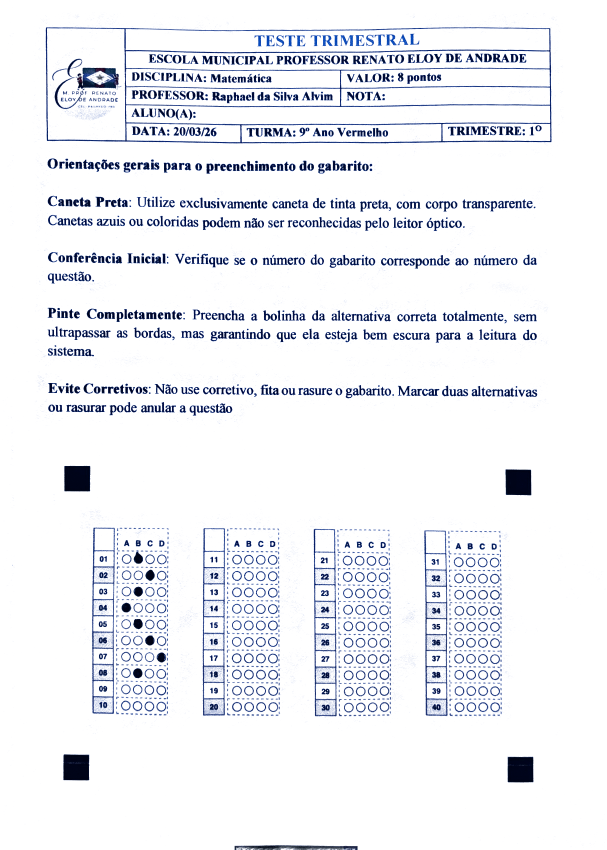
#> input picture 7Verde_Raphael.png, 1821 x 2548 px, given as the content of the folder imagens, which was not available (shown at 1/3 size)
$ python run_batch.py
#> lines starting #> are read from the running program, lines starting #| are printed output that depends on the picture; after the words box and inside, x2 and y2 are one past the last pixel; in counts of white or black regions, pixels touching at a corner belong together; pictures that were not available may be replaced by others from this repository, and a replacement may not be noted
#> in corrigir_prova, image is the input picture: shape (2548, 1821, 3); mean B, G, R 243.9, 239.5, 237.9
### omr_engine.py
# omr_engine.py
# Motor OMR para prova objetiva (A-D) com layout: 4 colunas x 10 linhas (40 posições), usando até 40 questões.
#
# Requisitos:
#   pip install opencv-python numpy scikit-learn pandas openpyxl
#
# Uso:
#   from omr_engine import corrigir_prova, OMRConfig
#   resultado = corrigir_prova("imagens/7Branco_Aline.png", gabarito)
#   print(resultado)

from __future__ import annotations

import os
from dataclasses import dataclass
from typing import Dict, List, Optional, Tuple

import cv2
import numpy as np
from sklearn.cluster import KMeans

import warnings
from sklearn.exceptions import ConvergenceWarning
warnings.filterwarnings("ignore", category=ConvergenceWarning)

Answer = Optional[str]  # "A"/"B"/"C"/"D" ou None
AnswersList = List[Tuple[int, Answer]]


@dataclass
class OMRConfig:
    # --- pré-processamento ---
    background_blur_ksize: int = 101  # ímpar
    use_otsu: bool = True

    # --- ROI (marcadores quadrados) ---
    marker_min_area: int = 200
    marker_ar_min: float = 0.80
    marker_ar_max: float = 1.20
    marker_min_side: int = 10
    roi_pad: int = 20
    prefer_bottom_fraction_y: float = 0.35

    # --- detecção de bolhas (CANNY na ROI) ---
    canny_blur_ksize: int = 7
    canny_t1: int = 50
    canny_t2: int = 150
    edges_dilate_ksize: int = 3
    edges_dilate_iter: int = 1
    roi_scale_factor: float = 1.0

    # filtros por círculo mínimo
    min_edge_contour_area: int = 25
    min_r: float = 8.0
    max_r: float = 25.0
    circ_min_edge: float = 0.10
    r_hist_bins: int = 40
    r_tol_rel: float = 0.25

    # --- preenchimento ---
    close_ksize: int = 5
    fill_radius_factor: float = 0.70
    otsu_min_thr: float = 0.20

    # --- layout ---
    n_cols: int = 4
    n_rows_per_col: int = 10
    n_alts: int = 4
    n_questions_used: int = 40

    # --- KMeans ---
    kmeans_n_init: int = 10

    # --- decisão ---
    thr_abs_floor: float = 0.18

    # --- modelo ---
    modelo: str = "normal"  # "normal" ou "compacto"


def parse_turma_nome(image_path: str) -> Tuple[str, str]:
    base = os.path.splitext(os.path.basename(image_path))[0]
    if "_" in base:
        turma, nome = base.split("_", 1)
        return turma, nome
    return "SEM_TURMA", base


def preprocess(image: np.ndarray, cfg: OMRConfig) -> Tuple[np.ndarray, np.ndarray, np.ndarray]:
    """
    Retorna:
      gray, thresh_raw (invertido), thresh_fill (close para medir preenchimento)
    """
    gray = cv2.cvtColor(image, cv2.COLOR_BGR2GRAY)
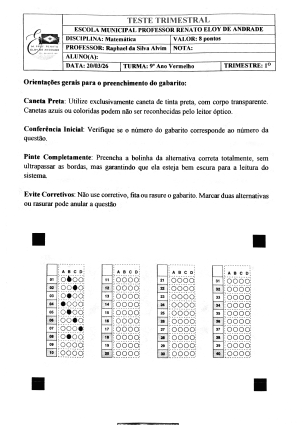
#> gray: shape (2548, 1821) (shown at 1/6 size); min 4, max 255, mean 239.5

    k = cfg.background_blur_ksize
    if k % 2 == 0:
        k += 1

    background = cv2.GaussianBlur(gray, (k, k), 0)
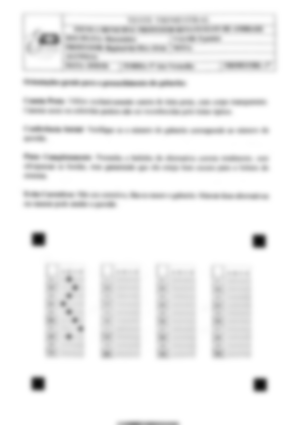
#> background: shape (2548, 1821) (shown at 1/6 size); min 11, max 255, mean 239.5
    normalized = cv2.divide(gray, background, scale=255)

    if cfg.use_otsu:
        _, thresh_raw = cv2.threshold(
            normalized, 0, 255, cv2.THRESH_BINARY_INV + cv2.THRESH_OTSU
        )
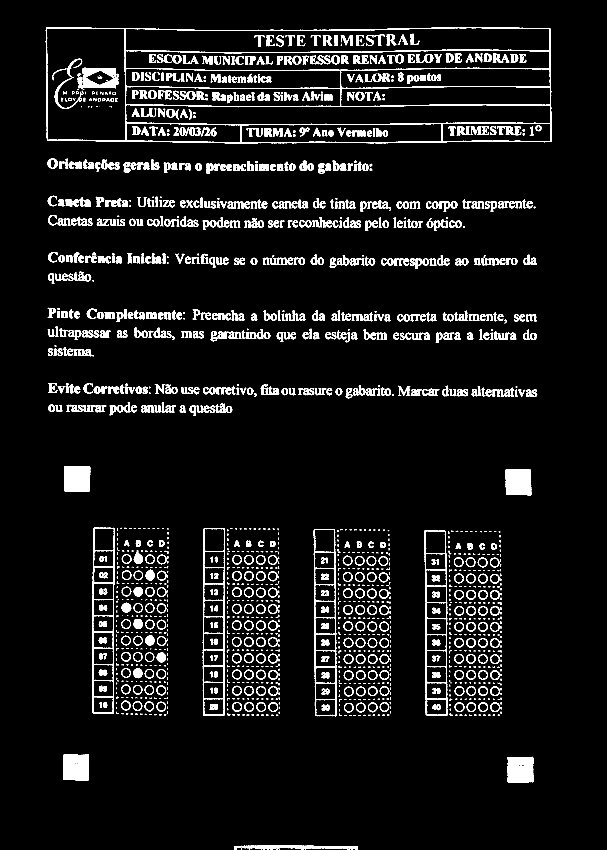
#> thresh_raw: shape (2548, 1821) (shown at 1/3 size); 6.4% white; 1803 white regions (802 under 20 px), largest, box (x1, y1, x2, y2) and area: (137, 82, 1654, 430) 28995, (193, 1398, 271, 1474) 5845, (1517, 1408, 1594, 1486) 5767
    else:
        _, thresh_raw = cv2.threshold(normalized, 150, 255, cv2.THRESH_BINARY_INV)

    kc = cfg.close_ksize
    if kc % 2 == 0:
        kc += 1
    k_close = cv2.getStructuringElement(cv2.MORPH_ELLIPSE, (kc, kc))
    thresh_fill = cv2.morphologyEx(thresh_raw, cv2.MORPH_CLOSE, k_close)
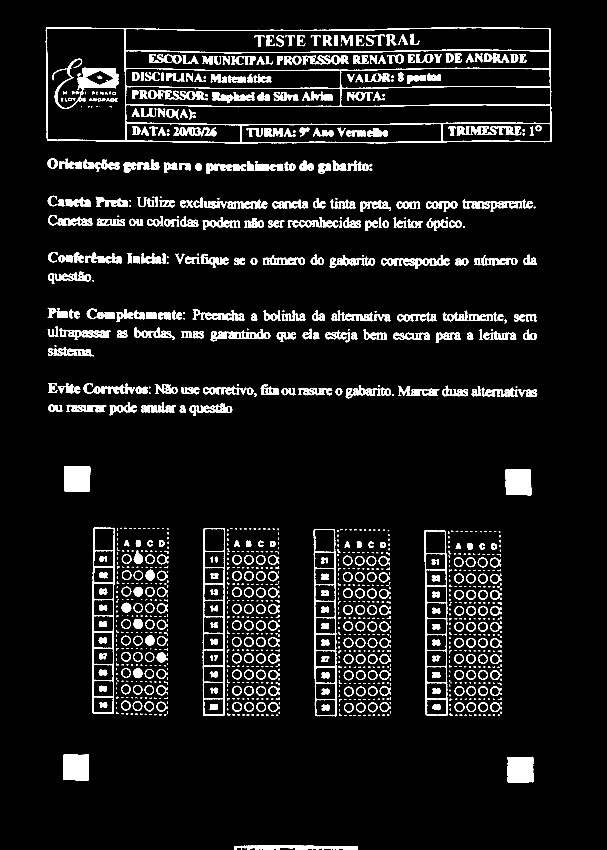
#> thresh_fill: shape (2548, 1821) (shown at 1/3 size); 7% white; 1312 white regions (697 under 20 px)

    return gray, thresh_raw, thresh_fill


def find_roi_by_markers(
    thresh_raw: np.ndarray, orig: np.ndarray, cfg: OMRConfig
) -> Tuple[np.ndarray, np.ndarray, Tuple[int, int, int, int]]:
    """
    Acha 4 marcadores quadrados e recorta ROI.
    Retorna: orig_roi, thresh_raw_roi, (x1,y1,x2,y2)
    """
    cnts, _ = cv2.findContours(thresh_raw.copy(), cv2.RETR_EXTERNAL, cv2.CHAIN_APPROX_SIMPLE)
#> cnts = 1491 contours, 842 with area under 20; largest, box (x1, y1, x2, y2) and area: (137, 82, 1654, 430) 514071, (608, 1584, 675, 2147) 35465, (941, 1587, 1010, 2149) 35414, (1273, 1591, 1343, 2148) 35242, (276, 1583, 345, 2141) 35136

    H, W = thresh_raw.shape[:2]
    cands = []

    for c in cnts:
        area = cv2.contourArea(c)
        if area < cfg.marker_min_area:
            continue

        x, y, w, h = cv2.boundingRect(c)
        ar = w / float(h)

        if not (cfg.marker_ar_min <= ar <= cfg.marker_ar_max):
            continue
        if w < cfg.marker_min_side or h < cfg.marker_min_side:
            continue

        cands.append((area, x, y, w, h))
#> this loop made 1491 passes
#> (area, x, y, w, h, ar) on passes 8 to 10: (2451.5, 704, 2536, 369, 12, 30.75), (5648.5, 1523, 2270, 77, 77, 1), (5677.5, 190, 2263, 77, 78, 0.987)
#> after the loop, cands = 292 items, first 6: (5648.5, 1523, 2270, 77, 77), (5677.5, 190, 2263, 77, 78), (606, 1032, 2109, 29, 28), (611, 1068, 2108, 29, 29), (615.5, 1471, 2107, 29, 29), (612.5, 1435, 2107, 29, 29)

    cands_bottom = [t for t in cands if t[2] > H * cfg.prefer_bottom_fraction_y]
#> cands_bottom = 224 items, first 6: (5648.5, 1523, 2270, 77, 77), (5677.5, 190, 2263, 77, 78), (606, 1032, 2109, 29, 28), (611, 1068, 2108, 29, 29), (615.5, 1471, 2107, 29, 29), (612.5, 1435, 2107, 29, 29)
    cands_use = cands_bottom if len(cands_bottom) >= 4 else cands
#> cands_use has the same summary as cands_bottom
    cands_use = sorted(cands_use, key=lambda t: t[0], reverse=True)[:12]
#> cands_use = 12 items, first 6: (5703.5, 193, 1398, 78, 76), (5677.5, 190, 2263, 77, 78), (5648.5, 1523, 2270, 77, 77), (5623, 1517, 1408, 77, 78), (634.5, 804, 1861, 29, 30), (630, 804, 1911, 30, 30)

    if len(cands_use) < 4:
        raise RuntimeError(f"Não consegui achar 4 marcadores. Achei só {len(cands_use)}.")

    centers = []
    for area, x, y, w, h in cands_use:
        cx = x + w / 2
        cy = y + h / 2
        centers.append((cx, cy, x, y, w, h, area))
#> this loop made 12 passes
#> (area, x, y, w, h, cx, cy) on passes 1 to 8: (5703.5, 193, 1398, 78, 76, 232, 1436), (5677.5, 190, 2263, 77, 78, 228.5, 2302), (5648.5, 1523, 2270, 77, 77, 1561.5, 2308.5), (5623, 1517, 1408, 77, 78, 1555.5, 1447), (634.5, 804, 1861, 29, 30, 818.5, 1876), (630, 804, 1911, 30, 30, 819, 1926), (630, 768, 1862, 29, 29, 782.5, 1876.5), (629, 768, 2058, 30, 30, 783, 2073)
#> after the loop, centers = 12 items

    tl = min(centers, key=lambda t: t[0] + t[1])
#> tl = (232, 1436, 193, 1398, 78, 76, 5703.5)
    tr = max(centers, key=lambda t: t[0] - t[1])
#> tr = (1555.5, 1447, 1517, 1408, 77, 78, 5623)
    bl = min(centers, key=lambda t: t[0] - t[1])
#> bl = (228.5, 2302, 190, 2263, 77, 78, 5677.5)
    br = max(centers, key=lambda t: t[0] + t[1])
#> br = (1561.5, 2308.5, 1523, 2270, 77, 77, 5648.5)

    xs = [tl[2], tr[2] + tr[4], bl[2], br[2] + br[4]]
#> xs = [193, 1594, 190, 1600]
    ys = [tl[3], tr[3], bl[3] + bl[5], br[3] + br[5]]
#> ys = [1398, 1408, 2341, 2347]

    x1 = int(max(0, min(xs) - cfg.roi_pad))
#> x1 = 170
    x2 = int(min(W, max(xs) + cfg.roi_pad))
#> x2 = 1620
    y1 = int(max(0, min(ys) - cfg.roi_pad))
#> y1 = 1378
    y2 = int(min(H, max(ys) + cfg.roi_pad))
#> y2 = 2367

    orig_roi = orig[y1:y2, x1:x2]
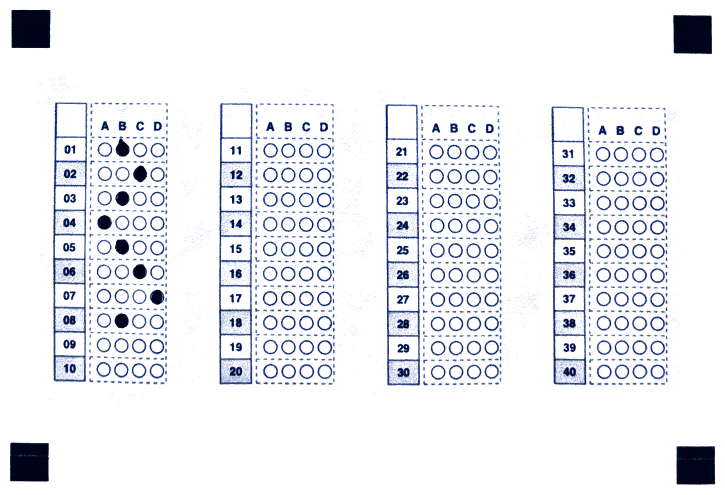
#> orig_roi: shape (989, 1450, 3) (shown at 1/2 size); mean B, G, R 242.2, 236.9, 235
    thresh_raw_roi = thresh_raw[y1:y2, x1:x2]
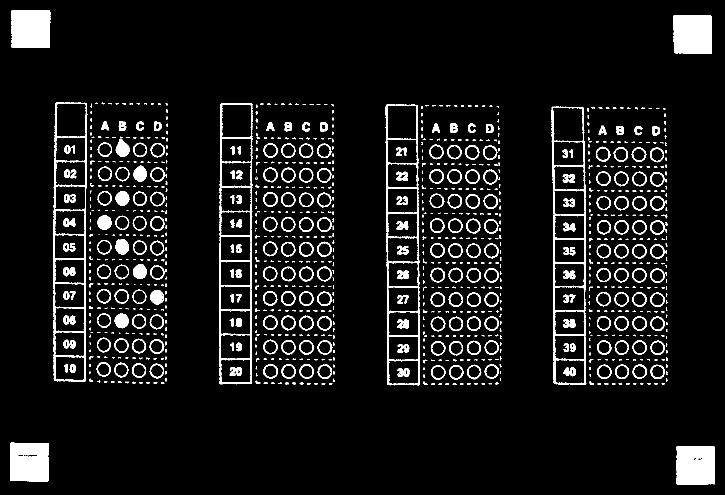
#> thresh_raw_roi: shape (989, 1450) (shown at 1/2 size); 7.5% white; 1057 white regions (741 under 20 px), largest, box (x1, y1, x2, y2) and area: (23, 20, 101, 96) 5845, (1347, 30, 1424, 108) 5767, (1353, 892, 1430, 969) 5737

    return orig_roi, thresh_raw_roi, (x1, y1, x2, y2)


def detect_bubbles_canny(orig_roi: np.ndarray, cfg: OMRConfig) -> List[Tuple[int, int, float]]:
    """
    Detecta bolhas por Canny na ROI.
    Se roi_scale_factor > 1, amplia a ROI antes da detecção
    e depois converte os círculos de volta para a escala original.
    """
    scale = max(float(cfg.roi_scale_factor), 1.0)

    if scale > 1.0:
        roi_proc = cv2.resize(
            orig_roi,
            None,
            fx=scale,
            fy=scale,
            interpolation=cv2.INTER_CUBIC
        )
    else:
        roi_proc = orig_roi.copy()

    gray_roi = cv2.cvtColor(roi_proc, cv2.COLOR_BGR2GRAY)

    kb = cfg.canny_blur_ksize
    if kb % 2 == 0:
        kb += 1
    gray_roi = cv2.GaussianBlur(gray_roi, (kb, kb), 0)

    edges = cv2.Canny(gray_roi, cfg.canny_t1, cfg.canny_t2)

    kd = cfg.edges_dilate_ksize
    if kd % 2 == 0:
        kd += 1
    k = cv2.getStructuringElement(cv2.MORPH_ELLIPSE, (kd, kd))
    edges = cv2.dilate(edges, k, iterations=cfg.edges_dilate_iter)

    contours, _ = cv2.findContours(edges.copy(), cv2.RETR_EXTERNAL, cv2.CHAIN_APPROX_SIMPLE)

    cands: List[Tuple[int, int, float]] = []
    r_list: List[float] = []

    min_area = cfg.min_edge_contour_area * (scale ** 2)
    min_r = cfg.min_r * scale
    max_r = cfg.max_r * scale

    for c in contours:
        area = cv2.contourArea(c)
        if area < min_area:
            continue

        (x0, y0), r = cv2.minEnclosingCircle(c)
        r = float(r)

        if r < min_r or r > max_r:
            continue

        peri = cv2.arcLength(c, True)
        if peri <= 1e-6:
            continue

        circ = 4 * np.pi * area / (peri * peri)
        if circ < cfg.circ_min_edge:
            continue

        cx = int(round(x0 / scale))
        cy = int(round(y0 / scale))
        rr = float(r / scale)

        cands.append((cx, cy, rr))
        r_list.append(rr)

    if not r_list:
        return []

    r_arr = np.array(r_list, dtype=float)
    hist, bins = np.histogram(r_arr, bins=cfg.r_hist_bins)
    i_peak = int(np.argmax(hist))
    r_mode = float((bins[i_peak] + bins[i_peak + 1]) / 2.0)

    tol = cfg.r_tol_rel * r_mode
    circles = [(cx, cy, r) for (cx, cy, r) in cands if abs(r - r_mode) <= tol]

    return circles


def otsu_1d_threshold(values: List[float], min_thr: float) -> float:
    if not values:
        return min_thr

    hist, _ = np.histogram(values, bins=256, range=(0, 1))
    total = int(hist.sum())
    if total == 0:
        return min_thr

    sum_total = sum(i * int(hist[i]) for i in range(256))
    sumB = 0
    wB = 0
    max_var = 0
    thr_bin = 0

    for i in range(256):
        wB += int(hist[i])
        if wB == 0:
            continue
        wF = total - wB
        if wF == 0:
            break

        sumB += i * int(hist[i])
        mB = sumB / wB
        mF = (sum_total - sumB) / wF

        var_between = wB * wF * (mB - mF) ** 2
        if var_between > max_var:
            max_var = var_between
            thr_bin = i

    thr = thr_bin / 255.0
    return max(float(thr), float(min_thr))


def measure_fill_from_circles(
    circles: List[Tuple[int, int, float]],
    thresh_fill_roi: np.ndarray,
    cfg: OMRConfig
) -> Tuple[List[Tuple[int, int, int, float]], float]:
    """
    Para cada círculo (cx,cy,r_float), mede preenchimento em thresh_fill_roi.
    Retorna bubble_info = [(cx,cy,r_int,fill), ...] e thr (Otsu 1D no fill).
    """
    fills: List[float] = []
    bubble_info: List[Tuple[int, int, int, float]] = []

    for (cx, cy, r) in circles:
        rr = int(max(1, r * cfg.fill_radius_factor))
        mask = np.zeros(thresh_fill_roi.shape, dtype="uint8")
        cv2.circle(mask, (int(cx), int(cy)), rr, 255, -1)

        total = cv2.countNonZero(cv2.bitwise_and(thresh_fill_roi, thresh_fill_roi, mask=mask))
        area_mask = float(np.pi * (rr ** 2))
        fill = float(total / area_mask) if area_mask > 0 else 0.0

        fills.append(fill)
        bubble_info.append((int(cx), int(cy), int(round(r)), fill))

    thr = otsu_1d_threshold(fills, min_thr=cfg.otsu_min_thr)
    return bubble_info, thr


def extract_answers_grid(
    bubble_info: List[Tuple[int, int, int, float]],
    thr: float,
    cfg: OMRConfig
) -> AnswersList:
    """
    Modo normal:
    - colunas por KMeans
    - linhas por grade estimada dentro da coluna
    - alternativas por centros X globais da coluna
    """
    if not bubble_info:
        return [(q, None) for q in range(1, cfg.n_questions_used + 1)]

    alt_map = {0: "A", 1: "B", 2: "C", 3: "D"}
    thr_abs = max(float(thr), float(cfg.thr_abs_floor))

    xs = np.array([b[0] for b in bubble_info], dtype=float)

    k_cols = KMeans(n_clusters=cfg.n_cols, random_state=42, n_init=cfg.kmeans_n_init)
    col_labels_raw = k_cols.fit_predict(xs.reshape(-1, 1))
    col_centers_raw = k_cols.cluster_centers_.flatten()

    order = np.argsort(col_centers_raw)
    remap = {old: new for new, old in enumerate(order)}

    col_groups: Dict[int, List[Tuple[int, int, int, float]]] = {i: [] for i in range(cfg.n_cols)}
    for b, lab in zip(bubble_info, col_labels_raw):
        col_groups[remap[int(lab)]].append(b)

    answers: List[Tuple[int, Answer]] = []

    for c in range(cfg.n_cols):
        col_group = col_groups[c]

        if len(col_group) < cfg.n_rows_per_col * 2:
            for r in range(cfg.n_rows_per_col):
                q = c * cfg.n_rows_per_col + r + 1
                answers.append((q, None))
            continue

        col_xs = np.array([b[0] for b in col_group], dtype=float)
        col_ys = np.array([b[1] for b in col_group], dtype=float)

        x_min = col_xs.min()
        x_max = col_xs.max()
        x_margin = (x_max - x_min) * 0.03
        x_min -= x_margin
        x_max += x_margin
        alt_centers = np.linspace(x_min, x_max, cfg.n_alts)

        y_min = col_ys.min()
        y_max = col_ys.max()
        y_margin = (y_max - y_min) * 0.04
        y_min -= y_margin
        y_max += y_margin

        row_centers = np.linspace(y_min, y_max, cfg.n_rows_per_col)
        row_step = row_centers[1] - row_centers[0]

        for r in range(cfg.n_rows_per_col):
            q = c * cfg.n_rows_per_col + r + 1
            y_target = row_centers[r]

            near_row = [b for b in col_group if abs(b[1] - y_target) < 0.45 * row_step]

            slots: List[Optional[Tuple[int, int, int, float]]] = [None] * cfg.n_alts

            for b in near_row:
                a_idx = int(np.argmin(np.abs(alt_centers - b[0])))

                if slots[a_idx] is None:
                    slots[a_idx] = b
                else:
                    old = slots[a_idx]
                    d_new = abs(b[0] - alt_centers[a_idx]) + abs(b[1] - y_target)
                    d_old = abs(old[0] - alt_centers[a_idx]) + abs(old[1] - y_target)
                    if d_new < d_old:
                        slots[a_idx] = b

            if any(s is None for s in slots):
                answers.append((q, None))
                continue

            fills = [float(s[3]) for s in slots]  # type: ignore[arg-type]
            best_i = int(np.argmax(fills))
            best_val = fills[best_i]
            second_val = sorted(fills, reverse=True)[1]

            if best_val >= thr_abs:
                answers.append((q, alt_map[best_i]))
            elif best_val > 0.12 and (best_val - second_val) > 0.05:
                answers.append((q, alt_map[best_i]))
            else:
                answers.append((q, None))

    answers = sorted(answers, key=lambda x: x[0])

    if answers and answers[0][1] is None:
        filled = [a for _, a in answers if a is not None]
        if len(filled) >= int(0.7 * len(answers)):
            shifted = []
            for i in range(len(answers)):
                if i + 1 < len(answers):
                    shifted.append((answers[i][0], answers[i + 1][1]))
                else:
                    shifted.append((answers[i][0], None))
            answers = shifted

    return answers[: cfg.n_questions_used]


# [123 lines left out: function extract_answers_template, not called in this run]


def grade_answers(answers: AnswersList, gabarito: Dict[int, str]) -> Dict[str, object]:
    acertos = 0
    erros: List[int] = []
    brancos: List[int] = []

    total_ref = len(gabarito) if gabarito else len(answers)
    total_ref = max(total_ref, 1)

    for q, resp in answers:
        correta = gabarito.get(q)
        if resp is None:
            brancos.append(q)
        elif correta is not None and resp == correta:
            acertos += 1
        else:
            erros.append(q)

    nota = acertos
    percentual = (acertos / total_ref) * 100.0

    return {
        "acertos": acertos,
        "erros": erros,
        "brancos": brancos,
        "nota": nota,
        "percentual": percentual,
    }


def corrigir_prova(
    image_path: str,
    gabarito: Dict[int, str],
    cfg: Optional[OMRConfig] = None,
    debug_dir: Optional[str] = None
) -> Dict[str, object]:
    """
    Produção:
    - lê imagem
    - preprocess
    - ROI por marcadores
    - detect bubbles (CANNY)
    - measure fill (thr)
    - extract answers
    - grade
    """
    cfg = cfg or OMRConfig()

    image = cv2.imread(image_path)
    if image is None:
        raise FileNotFoundError(f"Não consegui ler a imagem: {image_path}")

    turma, nome = parse_turma_nome(image_path)

    _, thresh_raw, thresh_fill = preprocess(image, cfg)
    orig = image.copy()

    # ROI
    orig_roi, thresh_raw_roi, (x1, y1, x2, y2) = find_roi_by_markers(thresh_raw, orig, cfg)
#> x1 = 170; y1 = 1378; x2 = 1620; y2 = 2367
    thresh_fill_roi = thresh_fill[y1:y2, x1:x2]
#> thresh_fill_roi: shape (989, 1450); 7.9% white; 956 white regions (634 under 20 px), largest, box (x1, y1, x2, y2) and area: (23, 20, 101, 96) 5864, (20, 885, 97, 963) 5831, (1353, 892, 1430, 969) 5805
#> (the rest of the program and of its run is left out)
